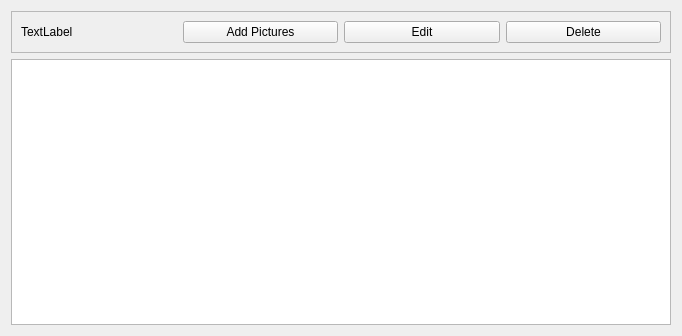
<?xml version="1.0" encoding="UTF-8"?>
<ui version="4.0">
 <class>AlbumWidget</class>
 <widget class="QWidget" name="AlbumWidget">
  <property name="geometry">
   <rect>
    <x>0</x>
    <y>0</y>
    <width>682</width>
    <height>336</height>
   </rect>
  </property>
  <property name="windowTitle">
   <string>Form</string>
  </property>
  <layout class="QVBoxLayout" name="verticalLayout">
   <item>
    <widget class="QFrame" name="frame">
     <property name="frameShape">
      <enum>QFrame::StyledPanel</enum>
     </property>
     <property name="frameShadow">
      <enum>QFrame::Raised</enum>
     </property>
     <layout class="QHBoxLayout" name="horizontalLayout">
      <item>
       <widget class="QLabel" name="albumName">
        <property name="text">
         <string>TextLabel</string>
        </property>
       </widget>
      </item>
      <item>
       <widget class="QPushButton" name="addPicutresButton">
        <property name="text">
         <string>Add Pictures</string>
        </property>
        <property name="icon">
         <iconset>
          <normalon>:/icons/photo-add.png</normalon>
         </iconset>
        </property>
       </widget>
      </item>
      <item>
       <widget class="QPushButton" name="editButton">
        <property name="text">
         <string>Edit</string>
        </property>
        <property name="icon">
         <iconset>
          <normalon>:/icons/album-edit.png</normalon>
         </iconset>
        </property>
       </widget>
      </item>
      <item>
       <widget class="QPushButton" name="deleteButton">
        <property name="text">
         <string>Delete</string>
        </property>
        <property name="icon">
         <iconset>
          <normalon>:/icons/photo-delete.png</normalon>
         </iconset>
        </property>
       </widget>
      </item>
     </layout>
    </widget>
   </item>
   <item>
    <widget class="QListView" name="thumbnailListView"/>
   </item>
  </layout>
 </widget>
 <resources/>
 <connections/>
</ui>
